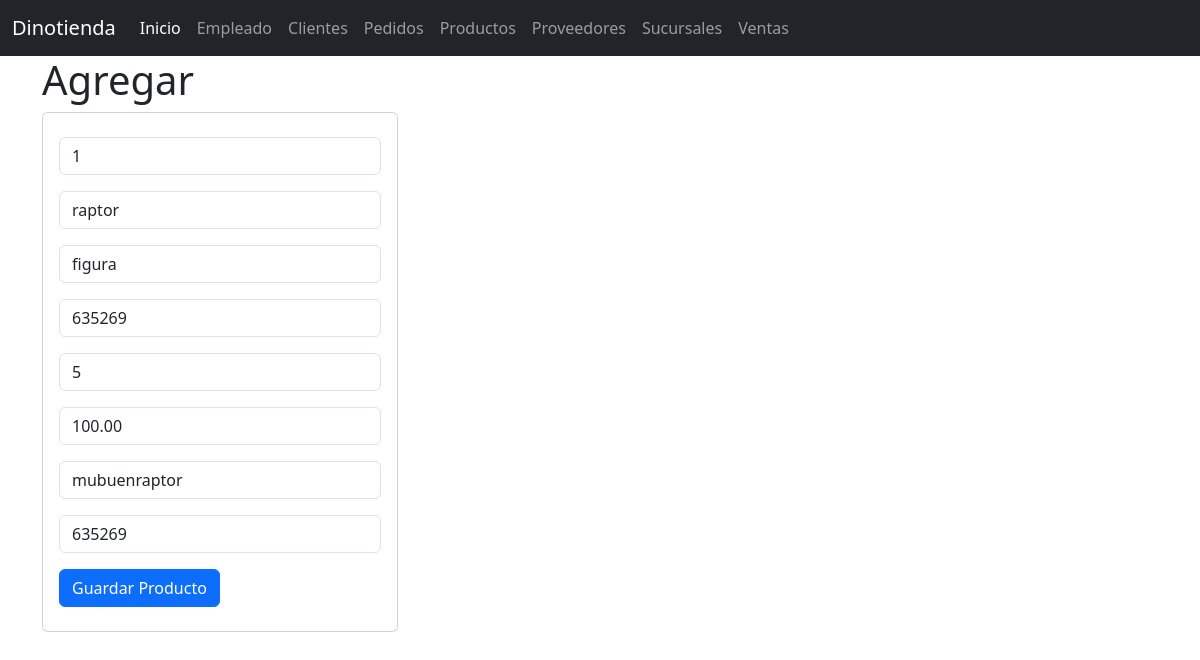
Page /seleccionarProductos/1 on the committed database.
### productos_app/models.py (models this page shows, shortened)
class Productos(models.Model):
    id_prod=models.CharField(primary_key=True,max_length=6)
    nombre=models.CharField(max_length=50)
    tipo=models.CharField(max_length=60)
    id_prov=models.CharField(max_length=6)
    cant=models.IntegerField(default=0)
    precio=models.DecimalField(max_digits=5, decimal_places=2)
    desc=models.CharField(max_length=400)
    id_suc=models.CharField(max_length=6)

### productos_app/views.py (the view)
# urls.py: path("seleccionarProductos/<id_prod>",views.seleccionarProductos,name="seleccionarProductos"),
def seleccionarProductos(request,id_prod):
    Producto=Productos.objects.get(id_prod=id_prod)
    return render(request,"editarProductos.html",{'misproductos':Producto})

### productos_app/templates/editarProductos.html
{% extends "base.html" %}
{% block cuerpo %}
  <div class="row">
   <div class="col-sm-12 col-md-4 col-lg-4 col-xl-4">
     <h1>Agregar</h1>
     <div class="card">
      <div class="card-body">
        <form action="/editarProductos/" method="POST">{% csrf_token %}
          <div class="form-group py-2">
            <input type="text" id="txtid" name="txtid" class="form-control"
            placeholder="ID_Productos" value="{{misproductos.id_prod}}" readonly required>
          </div>
          <div class="form-group py-2">
            <input type="text" id="txtnombre" name="txtnombre" class="form-control"
            value="{{misproductos.nombre}}" minlength="1"  maxlength="100" required>
          </div>
          <div class="form-group py-2">
            <input type="text" id="txttipo" name="txttipo" class="form-control"
            value="{{misproductos.tipo}}" minlength="1" maxlength="100"  required>
          </div>
          <div class="form-group py-2">
            <input type="text" id="txtpro" name="txtpro" class="form-control"
            value="{{misproductos.id_prov}}" minlength="1" maxlength="100"  required>
          </div>
          <div class="form-group py-2">
            <input type="text" id="txtcant" name="txtcant" class="form-control"
            value="{{misproductos.cant}}" minlength="1" maxlength="100"  required>
          </div>
          <div class="form-group py-2">
            <input type="text" id="txtpre" name="txtpre" class="form-control"
            value="{{misproductos.precio}}" minlength="1" maxlength="100"  required>
          </div>
          <div class="form-group py-2">
            <input type="text" id="txtdesc" name="txtdesc" class="form-control"
            value="{{misproductos.desc}}" minlength="1" maxlength="100"  required>
          </div>
          <div class="form-group py-2">
            <input type="text" id="txtsuc" name="txtsuc" class="form-control"
            value="{{misproductos.id_suc}}" minlength="1" maxlength="100"  required>
          </div>
          <div class="form-group py-2">
            <button type="submit" class="btn btn-primary">Guardar Producto</button>
          </div>
        </form>
      </div>
    </div>
   </div>
{% endblock %}

### templates/base.html (shortened to what this page needs)
<!doctype html>
<html lang="en">
  <head>
    <link href="https://cdn.jsdelivr.net/npm/bootstrap@5.3.3/dist/css/bootstrap.min.css" rel="stylesheet">
  </head>
  <body>
    <nav class="navbar navbar-expand-lg bg-dark" data-bs-theme="dark">
        <div class="container-fluid">
          <a class="navbar-brand" href="#">Dinotienda</a>
          <div class="collapse navbar-collapse" id="navbarNav">
            <ul class="navbar-nav">
              <li class="nav-item">
                <a class="nav-link active" aria-current="page" href="/">Inicio</a>
              </li>
              <li class="nav-item">
                <a class="nav-link" href="{% url 'empleado' %}">Empleado</a>
              </li>
              <li class="nav-item">
                <a class="nav-link" href="{% url 'clientes' %}">Clientes</a>
              </li>
              <li class="nav-item">
                <a class="nav-link" href="{% url 'pedidos' %}">Pedidos</a>
              </li>
              <li class="nav-item">
                <a class="nav-link" href="{% url 'productos' %}">Productos</a>
              </li>
              <li class="nav-item">
                <a class="nav-link" href="{% url 'proveedores' %}">Proveedores</a>
              </li>
              <li class="nav-item">
                <a class="nav-link" href="{% url 'sucursal' %}">Sucursales</a>
              </li>
              <li class="nav-item">
                <a class="nav-link" href="{% url 'venta' %}">Ventas</a>
              </li>
            </ul>
          </div>
        </div>
      </nav>
    <div class="container">
        {% block cuerpo %}
        {% endblock %}
    </div>
  </body>
</html>

### rows in the picture
Productos: txtid "1", txtnombre "raptor", txttipo "figura", txtpro "635269", txtcant "5", txtpre "100.00", txtdesc "mubuenraptor", txtsuc "635269"
